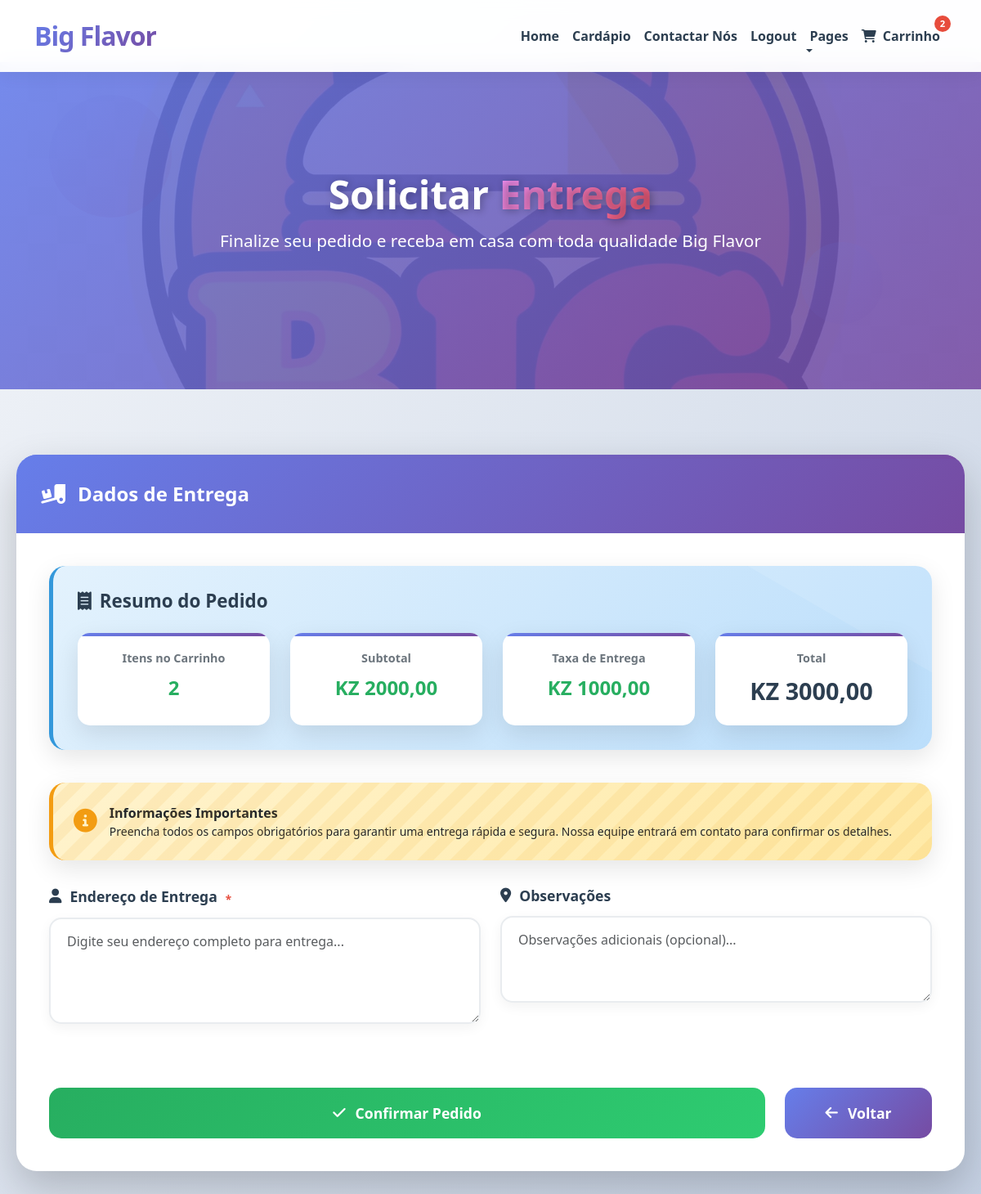
The app's page /carinho/carrinho/solicitar-entrega/ (signed in), older data.
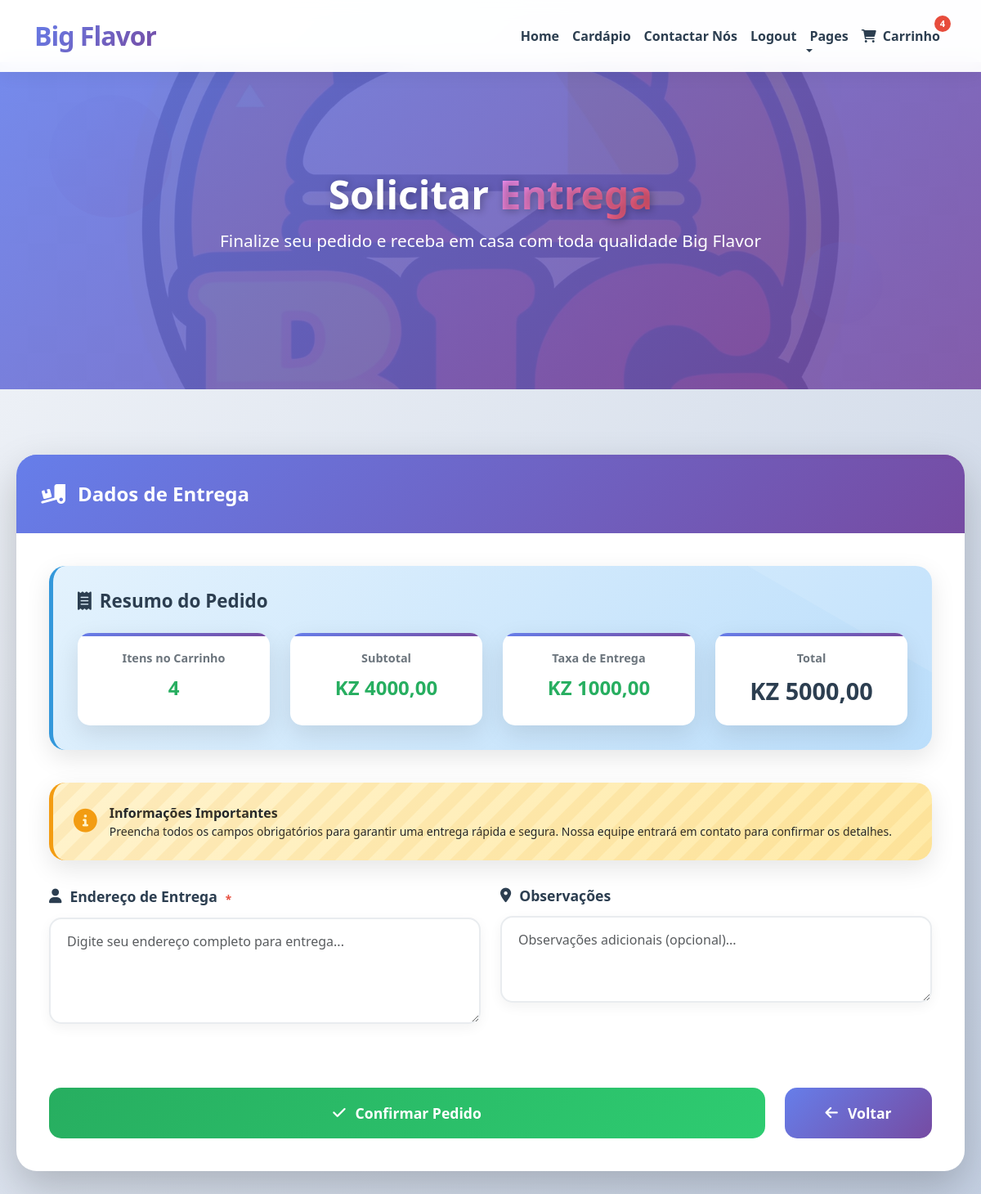
The same page, newer data.
### carinho/models.py (models this page shows, shortened)
class Carrinho(models.Model):
    ESTADO_CHOICES = [
        ('aberto', 'Aberto'),
        ('fechado', 'Fechado'),
        ('cancelado', 'Cancelado'),
    ]
    usuario = models.ForeignKey(
        settings.AUTH_USER_MODEL,
        on_delete=models.CASCADE,
        verbose_name='Cliente'
    )
    data_criacao = models.DateTimeField(
        auto_now_add=True,
        verbose_name='Data de Criação'
    )
    data_atualizacao = models.DateTimeField(
        auto_now=True,
        verbose_name='Última Atualização'
    )
    estado = models.CharField(
        max_length=10,
        choices=ESTADO_CHOICES,
        default='aberto',
        verbose_name='Estado do Carrinho'
    )
    class Meta:
        verbose_name = 'Carrinho'
        verbose_name_plural = 'Carrinhos'
        ordering = ['-data_criacao']
        constraints = [
            models.UniqueConstraint(
                fields=['usuario', 'estado'],
                condition=models.Q(estado='aberto'),
                name='carrinho_aberto_unico_por_usuario'
            )
        ]
    @property
    def total_itens(self):
        cache_key = f'carrinho_{self.id}_total_itens'
        total = cache.get(cache_key)
        if total is None:
            total = self.itens.aggregate(total=models.Sum('quantidade'))['total'] or 0
            cache.set(cache_key, total, 300)  # 5 minutos
        return total
    @property
    def subtotal(self):
        cache_key = f'carrinho_{self.id}_subtotal'
        subtotal_cache = cache.get(cache_key)
        if subtotal_cache is None:
            subtotal_cache = sum(item.subtotal for item in self.itens.all())
            cache.set(cache_key, subtotal_cache, 300)  # 5 minutos
        return subtotal_cache
    @property
    def taxa_entrega(self):
        cache_key = f'carrinho_{self.id}_taxa_entrega'
        taxa = cache.get(cache_key)
        if taxa is None:
            if self.subtotal >= Decimal('5000.00'):
                taxa = Decimal('0.00')
            else:
                taxa = Decimal('1000.00')
            cache.set(cache_key, taxa, 300)  # 5 minutos
        return taxa
    @property
    def total(self):
        cache_key = f'carrinho_{self.id}_total'
        total_cache = cache.get(cache_key)
        if total_cache is None:
            total_cache = self.subtotal + self.taxa_entrega
            cache.set(cache_key, total_cache, 300)  # 5 minutos
        return total_cache

class ItemCarrinho(models.Model):
    carrinho = models.ForeignKey(
        Carrinho,
        on_delete=models.CASCADE,
        related_name='itens'
    )
    produto = models.ForeignKey(
        'menu.Produto',
        on_delete=models.CASCADE
    )
    quantidade = models.PositiveIntegerField(
        default=1,
        validators=[MinValueValidator(1)]
    )
    data_adicao = models.DateTimeField(
        auto_now_add=True
    )
    class Meta:
        verbose_name = 'Item do Carrinho'
        verbose_name_plural = 'Itens do Carrinho'
        ordering = ['-data_adicao']
        unique_together = ['carrinho', 'produto']
    @property
    def subtotal(self):
        cache_key = f'item_carrinho_{self.id}_subtotal'
        subtotal = cache.get(cache_key)
        if subtotal is None:
            subtotal = self.produto.preco * self.quantidade
            cache.set(cache_key, subtotal, 300)  # 5 minutos
        return subtotal

### menu/models.py (models this page shows, shortened)
class Produto(models.Model):
    CATEGORIA_CHOICES = [
        ('hamburguer', 'Hambúrguer'),
        ('Lanches', 'Lanches'),
        ('Bebidas', 'Bebidas'),
    ]
    STATUS_CHOICES = [
        ('ativo', 'Ativo'),
        ('inativo', 'Inativo'),
        ('esgotado', 'Esgotado'),
    ]
    nome = models.CharField(
        max_length=200,
        verbose_name='Nome do Produto'
    )
    descricao = models.TextField(
        verbose_name='Descrição',
        blank=True
    )
    descricao_curta = models.CharField(
        max_length=300,
        verbose_name='Descrição Curta',
        blank=True
    )
    preco = models.DecimalField(
        max_digits=10,
        decimal_places=2,
        verbose_name='Preço',
        validators=[MinValueValidator(Decimal('0.01'))]
    )
    categoria = models.CharField(
        max_length=20,
        choices=CATEGORIA_CHOICES,
        verbose_name='Categoria'
    )
    imagem = models.ImageField(
        upload_to='produtos/',
        verbose_name='Imagem',
        blank=True,
        null=True,
        help_text='Formatos suportados: JPG, PNG, GIF'
    )
    ordem = models.PositiveIntegerField(
        default=0,
        verbose_name='Ordem de Exibição',
        help_text='Define a ordem de exibição dos produtos (menor número aparece primeiro)'
    )
    estoque = models.PositiveIntegerField(
        default=0,
        verbose_name='Quantidade em Estoque'
    )
    status = models.CharField(
        max_length=10,
        choices=STATUS_CHOICES,
        default='ativo',
        verbose_name='Status'
    )
    data_criacao = models.DateTimeField(
        auto_now_add=True,
        verbose_name='Data de Criação'
    )
    data_atualizacao = models.DateTimeField(
        auto_now=True,
        verbose_name='Última Atualização'
    )
    class Meta:
        verbose_name = 'Produto'
        verbose_name_plural = 'Produtos'
        ordering = ['ordem', 'nome']

### carinho/views.py (the view)
# urls.py: path('carrinho/solicitar-entrega/', views.solicitar_entrega, name='solicitar_entrega'),
@require_http_methods(["GET", "POST"])
def solicitar_entrega(request):
    try:
        carrinho = obter_carrinho_inteligente(request)
        if not carrinho or not carrinho.itens.exists():
            messages.error(request, 'Seu carrinho está vazio.')
            return redirect('ver_carrinho')
        if request.method == 'POST':
            form = PedidoEntregaForm(request.POST)
            if form.is_valid():
                return processar_pedido_final(request, form, carrinho)
        form = PedidoEntregaForm(initial=obter_dados_usuario(request.user))
        return render(request, 'solicitar_entrega.html', {
            'form': form,
            'carrinho': carrinho
        })
    except Exception as e:
        logger.error(f"Erro em solicitar_entrega: {str(e)}")
        messages.error(request, 'Erro no sistema. Tente novamente.')
        return redirect('ver_carrinho')

### carinho/templates/solicitar_entrega.html (shortened to what this page needs)
<!DOCTYPE html>
{% load static %}
{% load cache %}
{% url 'login' as login_url %}
{% url 'logout' as logout_url %}
<html lang="pt-br">
<head>
    <link rel="preload" href="https://cdn.jsdelivr.net/npm/bootstrap@5.3.0/dist/css/bootstrap.min.css" as="style" onload="this.onload=null;this.rel='stylesheet'">
    <link rel="preload" href="https://cdnjs.cloudflare.com/ajax/libs/font-awesome/6.0.0/css/all.min.css" as="style" onload="this.onload=null;this.rel='stylesheet'">
    <link rel="preload" href="https://unpkg.com/aos@2.3.1/dist/aos.css" as="style" onload="this.onload=null;this.rel='stylesheet'">
    {% cache 86400 css_so %}
    <link href="{% static "css/so.css" %}" rel="stylesheet">
    {% endcache %}
</head>
<body>
    {% cache 3600 navbar request.user.is_authenticated %}
    <nav class="navbar navbar-expand-lg navbar-light fixed-top">
        <div class="container">
            {% if request.user.is_authenticated %}
            <a href="{% url 'dashboard' %}" class="navbar-brand">Big <span>Flavor</span></a>
            {% endif %}
            <div class="collapse navbar-collapse" id="navbarCollapse">
                <ul class="navbar-nav ms-auto mb-2 mb-lg-0">
                    {% if request.user.is_authenticated %}
                    <li class="nav-item">
                        <a class="nav-link" href="{% url 'dashboard' %}">Home</a>
                    </li>
                    {% endif %}
                    <li class="nav-item">
                        <a href="{% url 'lista_produtos' %}" class="nav-link">Cardápio</a>
                    </li>
                    <li class="nav-item">
                        <a href="{% url 'contacto' %}" class="nav-link">Contactar Nós</a>
                    </li>
                    {% if request.user.is_authenticated %}
                    <li class="nav-item">
                        <a class="nav-link" href="{{ logout_url }}">Logout</a>
                    </li>
                    {% else %}
                    <li class="nav-item">
                        <a class="nav-link" href="{{ login_url }}">Login</a>
                    </li>
                    {% endif %}
                    <li class="nav-item dropdown">
                        <a href="#" class="nav-link dropdown-toggle" data-bs-toggle="dropdown">Pages</a>
                    </li>
                    {% if request.user.is_authenticated %}
                    <li class="nav-item position-relative">
                        <a href="{% url 'ver_carrinho' %}" class="nav-link">
                            <i class="fas fa-shopping-cart me-1"></i>
                            Carrinho
                            {% if user.is_authenticated %}
                                {% with user.carrinho_set.first as carrinho %}
                                    {% if carrinho and carrinho.total_itens > 0 %}
                                        <span class="badge-cart">
                                            {{ carrinho.total_itens }}
                                        </span>
                                    {% endif %}
                                {% endwith %}
                            {% endif %}
                        </a>
                    </li>
                    {% endif %}
                </ul>
            </div>
        </div>
    </nav>
    {% endcache %}
    <section class="page-hero">
        <div class="floating-element floating-1"></div>
        <div class="floating-element floating-2"></div>
        {% cache 86400 page_hero request.user.id %}
        <div class="page-hero-background">
            <img src="{% static "img/big.jpg" %}" alt="Entrega Big Flavor">
        </div>
        <div class="page-hero-content">
            <h1 class="page-hero-title" data-aos="fade-up">Solicitar <span>Entrega</span></h1>
            <p class="page-hero-subtitle" data-aos="fade-up" data-aos-delay="200">Finalize seu pedido e receba em casa com toda qualidade Big Flavor</p>
        </div>
        {% endcache %}
    </section>
    <div class="main-container">
        <div class="delivery-card" data-aos="fade-up">
            <div class="delivery-card-header">
                <i class="fas fa-truck-loading"></i>
                Dados de Entrega
            </div>
            <div class="delivery-card-body">
                {% cache 300 resumo_pedido request.user.id carrinho.total carrinho.total_itens %}
                <div class="summary-card" data-aos="zoom-in" data-aos-delay="200">
                    <h5 class="summary-title">
                        <i class="fas fa-receipt"></i>
                        Resumo do Pedido
                    </h5>
                    <div class="summary-grid">
                        <div class="summary-item" data-aos="fade-right" data-aos-delay="300">
                            <div class="summary-label">Itens no Carrinho</div>
                            <div class="summary-value">{{ carrinho.total_itens }}</div>
                        </div>
                        <div class="summary-item" data-aos="fade-right" data-aos-delay="400">
                            <div class="summary-label">Subtotal</div>
                            <div class="summary-value">KZ {{ carrinho.subtotal|floatformat:2 }}</div>
                        </div>
                        <div class="summary-item" data-aos="fade-left" data-aos-delay="500">
                            <div class="summary-label">Taxa de Entrega</div>
                            <div class="summary-value">KZ {{ carrinho.taxa_entrega|floatformat:2 }}</div>
                        </div>
                        <div class="summary-item" data-aos="fade-left" data-aos-delay="600">
                            <div class="summary-label">Total</div>
                            <div class="summary-value total-value">KZ {{ carrinho.total|floatformat:2 }}</div>
                        </div>
                    </div>
                </div>
                {% endcache %}
                {% cache 86400 delivery_info %}
                <div class="delivery-info" data-aos="fade-up" data-aos-delay="300">
                    <div class="d-flex align-items-center">
                        <i class="fas fa-info-circle info-icon"></i>
                        <div>
                            <strong>Informações Importantes</strong>
                            <p class="mb-0 small">Preencha todos os campos obrigatórios para garantir uma entrega rápida e segura. Nossa equipe entrará em contato para confirmar os detalhes.</p>
                        </div>
                    </div>
                </div>
                {% endcache %}
                <form method="post">
                    <div class="row">
                        {% for field in form %}
                        <div class="col-md-6" data-aos="fade-up" data-aos-delay="{{ forloop.counter|add:3 }}00">
                            <div class="form-group">
                                <label for="{{ field.id_for_label }}" class="form-label">
                                    <i class="fas fa-{% cycle 'user' 'map-marker-alt' 'phone' 'envelope' 'sticky-note' 'home' %}"></i>
                                    {{ field.label }}
                                    {% if field.field.required %}<span class="text-danger">*</span>{% endif %}
                                </label>
                                {{ field }}
                            </div>
                        </div>
                        {% endfor %}
                    </div>
                    <div class="d-flex gap-4 mt-5 {% if viewport_width < 576 %}btn-group-mobile{% endif %}" data-aos="fade-up" data-aos-delay="900">
                        <button type="submit" class="btn-delivery btn-confirm pulse">
                            <i class="fas fa-check"></i>
                            Confirmar Pedido
                        </button>
                        <a href="{% url 'ver_carrinho' %}" class="btn-delivery btn-back">
                            <i class="fas fa-arrow-left"></i>
                            Voltar
                        </a>
                    </div>
                </form>
            </div>
        </div>
    </div>
</body>
</html>

Row changes from the older to the newer data that the page shows:
changed through a linked row, Carrinho: total_itens "2" → "4"; subtotal "2000,00" → "4000,00"; total "3000,00" → "5000,00"
